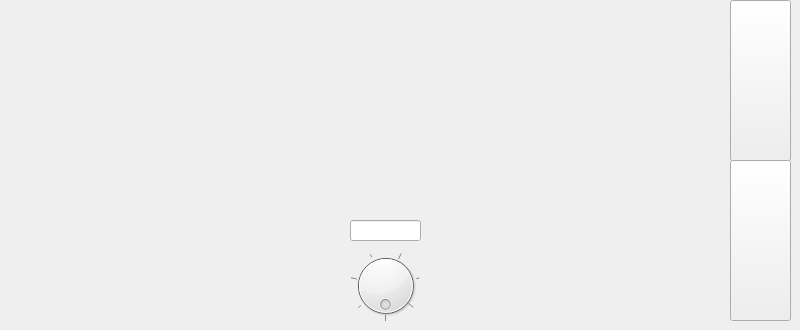
    <widget class="QWidget" name="page_7">
     <widget class="QPushButton" name="select_transponder_page_3">
      <property name="geometry">
       <rect>
        <x>730</x>
        <y>160</y>
        <width>61</width>
        <height>161</height>
       </rect>
      </property>
      <property name="font">
       <font>
        <pointsize>19</pointsize>
        <bold>true</bold>
       </font>
      </property>
      <property name="styleSheet">
       <string notr="true">border-image: url(:/images/button1.png) 0 0 0 0 stretch stretch;</string>
      </property>
      <property name="text">
       <string/>
      </property>
     </widget>
     <widget class="QPushButton" name="select_from_4_to_5">
      <property name="geometry">
       <rect>
        <x>730</x>
        <y>0</y>
        <width>61</width>
        <height>161</height>
       </rect>
      </property>
      <property name="font">
       <font>
        <pointsize>19</pointsize>
        <bold>true</bold>
       </font>
      </property>
      <property name="styleSheet">
       <string notr="true">border-image: url(:/images/button2.png) 0 0 0 0 stretch stretch;</string>
      </property>
      <property name="text">
       <string/>
      </property>
     </widget>
     <widget class="WidgetEADI" name="widgetEADI" native="true">
      <property name="geometry">
       <rect>
        <x>0</x>
        <y>0</y>
        <width>361</width>
        <height>311</height>
       </rect>
      </property>
     </widget>
     <widget class="WidgetEHSI" name="widgetEHSI" native="true">
      <property name="geometry">
       <rect>
        <x>400</x>
        <y>-1</y>
        <width>321</width>
        <height>311</height>
       </rect>
      </property>
     </widget>
     <widget class="QDial" name="dial_2">
      <property name="geometry">
       <rect>
        <x>350</x>
        <y>250</y>
        <width>71</width>
        <height>71</height>
       </rect>
      </property>
      <property name="minimum">
       <number>94000</number>
      </property>
      <property name="maximum">
       <number>105000</number>
      </property>
      <property name="singleStep">
       <number>10</number>
      </property>
      <property name="pageStep">
       <number>100</number>
      </property>
      <property name="value">
       <number>101325</number>
      </property>
      <property name="sliderPosition">
       <number>101325</number>
      </property>
      <property name="orientation">
       <enum>Qt::Orientation::Horizontal</enum>
      </property>
      <property name="invertedAppearance">
       <bool>false</bool>
      </property>
      <property name="wrapping">
       <bool>true</bool>
      </property>
      <property name="notchTarget">
       <double>15.000000000000000</double>
      </property>
      <property name="notchesVisible">
       <bool>true</bool>
      </property>
     </widget>
     <widget class="QLineEdit" name="doubleSpinBox_2">
      <property name="geometry">
       <rect>
        <x>350</x>
        <y>220</y>
        <width>71</width>
        <height>21</height>
       </rect>
      </property>
      <property name="font">
       <font>
        <family>Arial</family>
        <pointsize>16</pointsize>
       </font>
      </property>
      <property name="styleSheet">
       <string notr="true">color: rgb(255, 255, 255);</string>
      </property>
      <property name="text">
       <string>1013.25</string>
      </property>
      <property name="alignment">
       <set>Qt::AlignmentFlag::AlignRight|Qt::AlignmentFlag::AlignTrailing|Qt::AlignmentFlag::AlignVCenter</set>
      </property>
     </widget>
    </widget>
